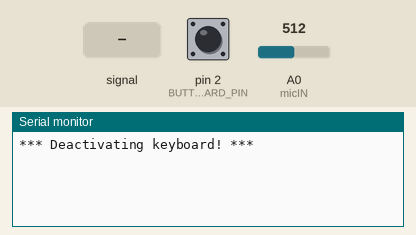
A sketch run on a simulated Arduino Leonardo, built with avr-gcc and run on an emulated ATmega32U4. Shown: the last lines printed to the serial monitor. The inputs (shaded band) are chosen by the test bench; at power-on: pin 2 (BUTTON_TOGGLE_KEYBOARD_PIN) HIGH, A0 (micIN) = 512. USB keyboard and mouse output is not drawn.

Above: at 1.2 s.
1.3 s: pin 2 (BUTTON_TOGGLE_KEYBOARD_PIN) pulled LOW for 0.15 s
At 1.42 s:
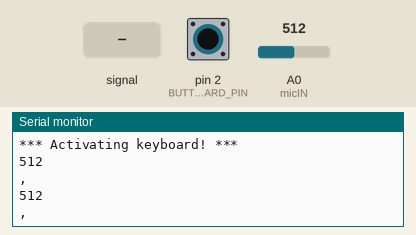
2.9 s: A0 (micIN) fed a 200 Hz sine of ±81 counts around its level
4.4 s: A0 (micIN) set to 716
At 4.46 s:
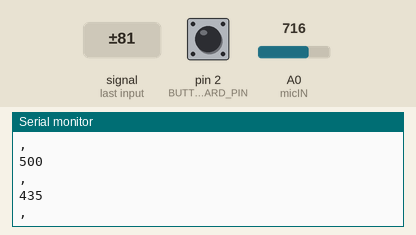
5.9 s: A0 (micIN) fed a 1000 Hz sine of ±255 counts around its level
At 6.85 s:
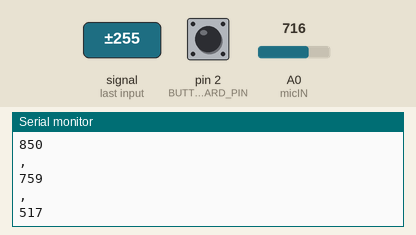
7.4 s: A0 (micIN) set to 900
At 7.5 s:
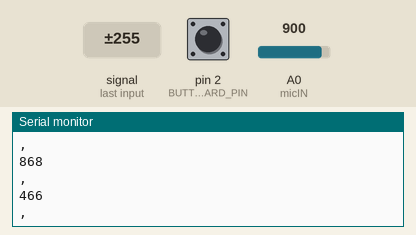
Timing chart, 0 to 9.9 s (numbered marks = the images above; inputs shaded):
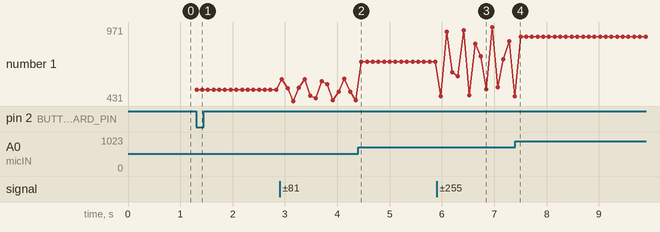

Measured:
- after the input at 1.3 s, the serial monitor: prints a new line at once (image 1)
- after the input at 5.9 s, the serial monitor: prints a new line after 0.08 s (image 3)
- plotted number 1: 512 → 435 after the input at 2.9 s, 435 → 716 after the input at 4.4 s, 716 → 466 after the input at 5.9 s, 466 → 900 after the input at 7.4 s

The sketch:

arduino_analog_read.ino
```cpp
/* Sends the analog input on A0 and A1 as comma separated keyboard values, which can be read
 * in by a program running on the computer (including p5js). For example, if A0 is 283
 * and A1 is 768, this sketch will "press" the following keys in sequence:
 *   2
 *   8
 *   3
 *   ,
 *   7
 *   6
 *   8
 *   \n
 * Which can then be parsed by a computer program running on your laptop/computer.
 *
 * Note: the keyboard starts in OFF mode so as not to write random text all over the place.
 * You can enable it by pressing a toggle button hooked up to pin 2 (with a pull-up configuration).
 *
 * As an example, run this sketch on your Arduino, then check out the 'Analog Keyboard'
 * p5js sketch:
 *  - https://editor.p5js.org/jonfroehlich/sketches/f060jgy7
 *
 * This sketch will work with any 32u4- or SAMD-based boards like the Arduino
 * Leondardo, Esplora, Zero, Due, which can appear as a native mouse and/or keyboard
 * when connected to the computer via USB.
 *
 * By Jon Froehlich
 * @jonfroehlich
 * http://makeabilitylab.io
 */

#include <Keyboard.h>

/*
Read the analog input of a microphone
*/

int micIN= A0;
int audioVal = 0;
const int MAX_ANALOG_VAL = 1023;

// digital I/O pin
const int BUTTON_TOGGLE_KEYBOARD_PIN = 2;

//make keyboard inactive in the beginning
boolean isKeyboardActive = false;
int prevKeyboardToggleVal = HIGH;

void setup() {
  pinMode(BUTTON_TOGGLE_KEYBOARD_PIN, INPUT_PULLUP);

  //turn on serial for debugging
  Serial.begin(9600);

  // Importantly, we need to start with the keyboard off
  // So that it doesn't immediately start to inadvertently
  // type text everywhere :)
  activateKeyboard(false);

}

void activateKeyboard(boolean turnKeyboardOn){
  if(turnKeyboardOn){
    Serial.println("*** Activating keyboard! ***");
    Keyboard.begin();
  }else{
    Serial.println("*** Deactivating keyboard! ***");
    Keyboard.end();
  }

  isKeyboardActive = turnKeyboardOn;
}

void loop() {

int keyboardToggleVal = digitalRead(BUTTON_TOGGLE_KEYBOARD_PIN);

  if(keyboardToggleVal != prevKeyboardToggleVal){
    if(keyboardToggleVal == LOW){ // button pressed
      activateKeyboard(!isKeyboardActive);
    }
  }

  if(isKeyboardActive){
     audioVal = analogRead(micIN); //reading input from A0
     Keyboard.print(audioVal);
     Keyboard.print(",");

     //for debugging
     Serial.println(audioVal);
     Serial.println(",");
//     delay(600);
  }

  delay(100); //why delay?
  prevKeyboardToggleVal = keyboardToggleVal;
}
```
